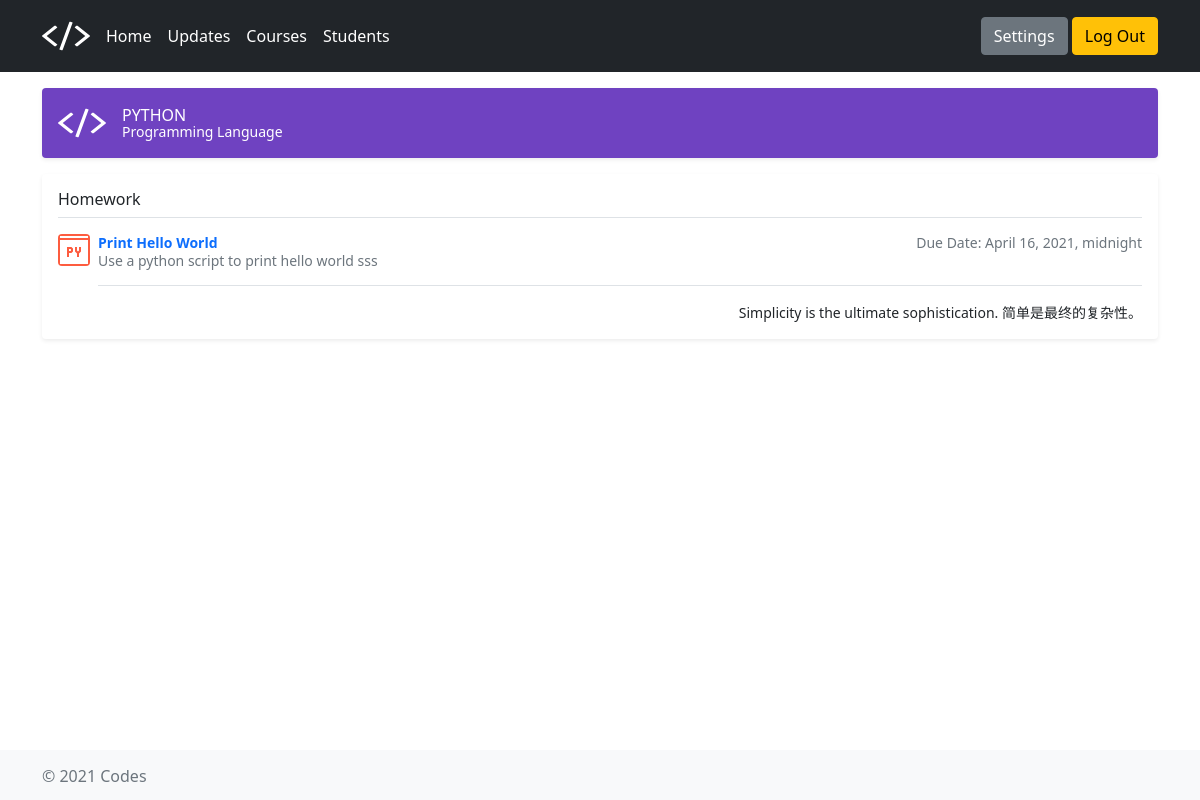
The app's page /courses/1/homework/ (signed in) with its own data.
### courses/models.py (models this page shows)
class Course(models.Model):
    instructor = models.ForeignKey(
        settings.AUTH_USER_MODEL,
        on_delete=models.CASCADE,
        null=True
    )
    course_name = models.CharField(max_length=200)
    course_description = models.CharField(max_length=200)
    course_created_datetime = models.DateTimeField(auto_now_add=True)

class Homework(models.Model):
    course = models.ForeignKey(Course, on_delete=models.CASCADE)
    homework_title = models.CharField(max_length=200)
    homework_description = models.TextField(max_length=200)
    homework_instruction = models.TextField()
    homework_due_datetime = models.DateTimeField(null=True)
    homework_created_datetime = models.DateTimeField(auto_now_add=True)
    homework_updated_datetime = models.DateTimeField(auto_now=True)

### courses/views.py (the view)
@login_required
def homeworks_view(request, course_id):
    course = get_object_or_404(Course, pk=course_id)
    homework_list = Homework.objects.all().filter(course_id=course_id)
    context = {'course': course, 'homework_list': homework_list}
    return render(request, 'courses/homework.html', context)

### templates/courses/homework.html (shortened to what this page needs)
{% extends "base_generic.html" %}
    {% block head %}
    {% load static %}
    <link href="{% static 'assets/dist/css/bootstrap.min.css' %}" rel="stylesheet" />
    {% load static %}
    <link href="{% static 'headers.css' %}" rel="stylesheet" />
    <link href="{% static 'offcanvas.css' %}" rel="stylesheet">
    <link href="{% static 'sticky-footer.css' %}" rel="stylesheet">
    {% endblock %}
{% block content %}
<body class="d-flex flex-column h-100">
    <main class="container">
        <div class="d-flex align-items-center p-3 my-3 text-white bg-purple rounded shadow-sm">
            <img class="me-3" src="{% static '/assets/brand/codes-logo-white.svg' %}" alt="" width="48" height="38">
            <div class="lh-1">
                {% if user.is_authenticated %}
                <h1 class="h6 mb-0 text-white lh-1">{{ course.course_name }}</h1>
                <small>{{ course.course_description }}</small>
                {% endif %}
            </div>
        </div>
        <div class="my-3 p-3 bg-body rounded shadow-sm">
            <h6 class="border-bottom pb-2 mb-0">Homework</h6>
            {% if homework_list %}
            {% for homework in homework_list %}
            <div class="d-flex text-muted pt-3">
                <div class="pb-3 mb-0 small lh-sm border-bottom w-100">
                    <div class="d-flex justify-content-between">
                        <strong class="text-gray-dark"><a href="/courses/{{ course.id }}/homework/{{ homework.id }}/">
                                {{ homework.homework_title }}</a></strong>
                        Due Date: {{ homework.homework_due_datetime }}
                    </div>
                    <span class="d-block">{{ homework.homework_description }}</span>
                </div>
            </div>
            {% endfor %}
            {% else %}
            <div class="d-flex text-muted pt-3">
                <p>No homework are available.</p>
            </div>
            {% endif %}
            <small class="d-block text-end mt-3">
                Simplicity is the ultimate sophistication. 简单是最终的复杂性。
            </small>
        </div>
    </main>
</body>
{% endblock %}
{% block script%}
{% load static %}
{% endblock %}

### static/offcanvas.css (style rules this page uses)
html, body { overflow-x: hidden; }
.bg-purple { background-color: #6f42c1; }

### static/sticky-footer.css (style rules this page uses)
html { position: relative; min-height: 100%; }
body { margin-bottom: 60px; }

### templates/base_generic.html (style rules this page uses)
a { text-decoration: none !important; }

### records on screen
Course: course_name "PYTHON", course_description "Programming Language"
Homework: homework_title "Print Hello World", homework_due_datetime "April 16, 2021, midnight", homework_description "Use a python script to print hello world sss"
